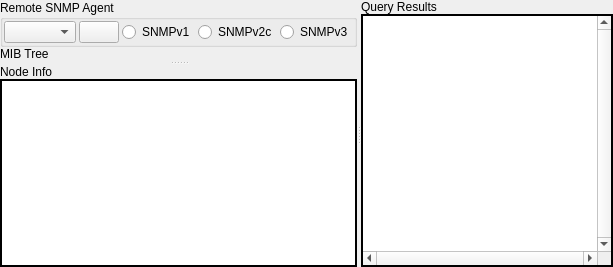
      <widget class="QWidget" name="TreeTab" >
       <attribute name="title" >
        <string>Tree</string>
       </attribute>
       <layout class="QGridLayout" >
        <property name="leftMargin" >
         <number>0</number>
        </property>
        <property name="topMargin" >
         <number>0</number>
        </property>
        <property name="rightMargin" >
         <number>0</number>
        </property>
        <property name="bottomMargin" >
         <number>0</number>
        </property>
        <property name="horizontalSpacing" >
         <number>6</number>
        </property>
        <property name="verticalSpacing" >
         <number>6</number>
        </property>
        <item row="0" column="0" >
         <widget class="QSplitter" name="QuerySplitter" >
          <property name="orientation" >
           <enum>Qt::Horizontal</enum>
          </property>
          <widget class="QSplitter" name="NodeInfoSplitter" >
           <property name="orientation" >
            <enum>Qt::Vertical</enum>
           </property>
           <widget class="QWidget" name="MIBTreeLayout" >
            <layout class="QVBoxLayout" >
             <property name="spacing" >
              <number>0</number>
             </property>
             <property name="leftMargin" >
              <number>0</number>
             </property>
             <property name="topMargin" >
              <number>0</number>
             </property>
             <property name="rightMargin" >
              <number>0</number>
             </property>
             <property name="bottomMargin" >
              <number>0</number>
             </property>
             <item>
              <widget class="QGroupBox" name="AgentProperties" >
               <property name="title" >
                <string>Remote SNMP Agent</string>
               </property>
               <layout class="QGridLayout" >
                <property name="leftMargin" >
                 <number>1</number>
                </property>
                <property name="topMargin" >
                 <number>1</number>
                </property>
                <property name="rightMargin" >
                 <number>1</number>
                </property>
                <property name="bottomMargin" >
                 <number>1</number>
                </property>
                <property name="horizontalSpacing" >
                 <number>3</number>
                </property>
                <property name="verticalSpacing" >
                 <number>3</number>
                </property>
                <item row="0" column="4" >
                 <widget class="QRadioButton" name="AgentProtoV3" >
                  <property name="sizePolicy" >
                   <sizepolicy vsizetype="Fixed" hsizetype="Fixed" >
                    <horstretch>0</horstretch>
                    <verstretch>0</verstretch>
                   </sizepolicy>
                  </property>
                  <property name="text" >
                   <string>SNMPv3</string>
                  </property>
                 </widget>
                </item>
                <item row="0" column="3" >
                 <widget class="QRadioButton" name="AgentProtoV2" >
                  <property name="sizePolicy" >
                   <sizepolicy vsizetype="Fixed" hsizetype="Fixed" >
                    <horstretch>0</horstretch>
                    <verstretch>0</verstretch>
                   </sizepolicy>
                  </property>
                  <property name="text" >
                   <string>SNMPv2c</string>
                  </property>
                 </widget>
                </item>
                <item row="0" column="0" >
                 <widget class="QComboBox" name="AgentProfile" >
                  <property name="sizePolicy" >
                   <sizepolicy vsizetype="Fixed" hsizetype="Preferred" >
                    <horstretch>0</horstretch>
                    <verstretch>0</verstretch>
                   </sizepolicy>
                  </property>
                 </widget>
                </item>
                <item row="0" column="1" >
                 <widget class="QPushButton" name="AgentSettings" >
                  <property name="sizePolicy" >
                   <sizepolicy vsizetype="Fixed" hsizetype="Fixed" >
                    <horstretch>0</horstretch>
                    <verstretch>0</verstretch>
                   </sizepolicy>
                  </property>
                  <property name="text" >
                   <string/>
                  </property>
                  <property name="icon" >
                   <iconset>:/images/agentsettings.png</iconset>
                  </property>
                 </widget>
                </item>
                <item row="0" column="2" >
                 <widget class="QRadioButton" name="AgentProtoV1" >
                  <property name="sizePolicy" >
                   <sizepolicy vsizetype="Fixed" hsizetype="Fixed" >
                    <horstretch>0</horstretch>
                    <verstretch>0</verstretch>
                   </sizepolicy>
                  </property>
                  <property name="text" >
                   <string>SNMPv1</string>
                  </property>
                  <property name="autoRepeat" >
                   <bool>false</bool>
                  </property>
                 </widget>
                </item>
               </layout>
              </widget>
             </item>
             <item>
              <widget class="QLabel" name="MIBTreeL" >
               <property name="text" >
                <string>MIB Tree</string>
               </property>
              </widget>
             </item>
             <item>
              <widget class="MibView" native="1" name="MIBTree" >
               <property name="enabled" >
                <bool>true</bool>
               </property>
               <property name="sizePolicy" >
                <sizepolicy vsizetype="Expanding" hsizetype="Expanding" >
                 <horstretch>0</horstretch>
                 <verstretch>0</verstretch>
                </sizepolicy>
               </property>
              </widget>
             </item>
            </layout>
           </widget>
           <widget class="QWidget" name="NodeInfoLayout" >
            <layout class="QVBoxLayout" >
             <property name="spacing" >
              <number>0</number>
             </property>
             <property name="leftMargin" >
              <number>0</number>
             </property>
             <property name="topMargin" >
              <number>0</number>
             </property>
             <property name="rightMargin" >
              <number>0</number>
             </property>
             <property name="bottomMargin" >
              <number>0</number>
             </property>
             <item>
              <widget class="QLabel" name="NodeInfoL" >
               <property name="text" >
                <string>Node Info</string>
               </property>
              </widget>
             </item>
             <item>
              <widget class="QTextEdit" name="NodeInfo" >
               <property name="frameShape" >
                <enum>QFrame::WinPanel</enum>
               </property>
               <property name="frameShadow" >
                <enum>QFrame::Plain</enum>
               </property>
               <property name="autoFormatting" >
                <set>QTextEdit::AutoAll</set>
               </property>
               <property name="readOnly" >
                <bool>true</bool>
               </property>
              </widget>
             </item>
            </layout>
           </widget>
          </widget>
          <widget class="QWidget" name="QueryLayout" >
           <layout class="QVBoxLayout" >
            <property name="spacing" >
             <number>0</number>
            </property>
            <property name="leftMargin" >
             <number>0</number>
            </property>
            <property name="topMargin" >
             <number>0</number>
            </property>
            <property name="rightMargin" >
             <number>0</number>
            </property>
            <property name="bottomMargin" >
             <number>0</number>
            </property>
            <item>
             <widget class="QLabel" name="QueryL" >
              <property name="text" >
               <string>Query Results</string>
              </property>
             </widget>
            </item>
            <item>
             <widget class="QTextEdit" name="Query" >
              <property name="enabled" >
               <bool>true</bool>
              </property>
              <property name="sizePolicy" >
               <sizepolicy vsizetype="Expanding" hsizetype="Expanding" >
                <horstretch>0</horstretch>
                <verstretch>0</verstretch>
               </sizepolicy>
              </property>
              <property name="font" >
               <font>
                <family>Fixed [Misc]</family>
                <pointsize>9</pointsize>
                <weight>50</weight>
                <italic>false</italic>
                <bold>false</bold>
                <underline>false</underline>
                <strikeout>false</strikeout>
               </font>
              </property>
              <property name="frameShape" >
               <enum>QFrame::WinPanel</enum>
              </property>
              <property name="frameShadow" >
               <enum>QFrame::Plain</enum>
              </property>
              <property name="verticalScrollBarPolicy" >
               <enum>Qt::ScrollBarAlwaysOn</enum>
              </property>
              <property name="horizontalScrollBarPolicy" >
               <enum>Qt::ScrollBarAlwaysOn</enum>
              </property>
              <property name="autoFormatting" >
               <set>QTextEdit::AutoNone</set>
              </property>
              <property name="undoRedoEnabled" >
               <bool>false</bool>
              </property>
              <property name="lineWrapMode" >
               <enum>QTextEdit::NoWrap</enum>
              </property>
              <property name="readOnly" >
               <bool>true</bool>
              </property>
              <property name="overwriteMode" >
               <bool>false</bool>
              </property>
             </widget>
            </item>
           </layout>
          </widget>
         </widget>
        </item>
       </layout>
      </widget>
